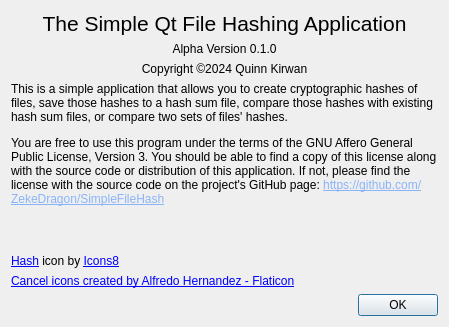
<?xml version="1.0" encoding="UTF-8"?>
<ui version="4.0">
 <class>AboutDialog</class>
 <widget class="QDialog" name="AboutDialog">
  <property name="geometry">
   <rect>
    <x>0</x>
    <y>0</y>
    <width>449</width>
    <height>327</height>
   </rect>
  </property>
  <property name="windowTitle">
   <string>About SimpleFileHash</string>
  </property>
  <layout class="QVBoxLayout" name="verticalLayout">
   <item>
    <widget class="QLabel" name="titleLabel">
     <property name="font">
      <font>
       <pointsize>16</pointsize>
      </font>
     </property>
     <property name="text">
      <string>The Simple Qt File Hashing Application</string>
     </property>
     <property name="alignment">
      <set>Qt::AlignCenter</set>
     </property>
    </widget>
   </item>
   <item>
    <widget class="QLabel" name="versionLabel">
     <property name="text">
      <string>Alpha Version 0.1.0</string>
     </property>
     <property name="alignment">
      <set>Qt::AlignCenter</set>
     </property>
    </widget>
   </item>
   <item>
    <widget class="QLabel" name="authorLabel">
     <property name="toolTip">
      <string>AKA &quot;ZekeDragon&quot; or Ezekiel Oruven</string>
     </property>
     <property name="text">
      <string>Copyright ©2024 Quinn Kirwan</string>
     </property>
     <property name="alignment">
      <set>Qt::AlignCenter</set>
     </property>
    </widget>
   </item>
   <item>
    <widget class="QLabel" name="aboutLabel">
     <property name="sizePolicy">
      <sizepolicy hsizetype="Preferred" vsizetype="Expanding">
       <horstretch>0</horstretch>
       <verstretch>0</verstretch>
      </sizepolicy>
     </property>
     <property name="text">
      <string>&lt;html&gt;&lt;head/&gt;&lt;body&gt;&lt;p&gt;This is a simple application that allows you to create cryptographic hashes of files, save those hashes to a hash sum file, compare those hashes with existing hash sum files, or compare two sets of files' hashes.&lt;/p&gt;&lt;p&gt;You are free to use this program under the terms of the GNU Affero General Public License, Version 3. You should be able to find a copy of this license along with the source code or distribution of this application. If not, please find the license with the source code on the project's GitHub page: &lt;a href=&quot;https://github.com/ZekeDragon/SimpleFileHash&quot;&gt;&lt;span style=&quot; text-decoration: underline; color:#8ab4f8;&quot;&gt;https://github.com/ZekeDragon/SimpleFileHash&lt;/span&gt;&lt;/a&gt;&lt;/p&gt;&lt;/body&gt;&lt;/html&gt;</string>
     </property>
     <property name="alignment">
      <set>Qt::AlignLeading|Qt::AlignLeft|Qt::AlignTop</set>
     </property>
     <property name="wordWrap">
      <bool>true</bool>
     </property>
    </widget>
   </item>
   <item>
    <widget class="QLabel" name="creditLabel1">
     <property name="text">
      <string>&lt;html&gt;&lt;head/&gt;&lt;body&gt;&lt;p&gt;&lt;a href=&quot;https://icons8.com/icon/13598/hash&quot;&gt;Hash&lt;/a&gt; icon by &lt;a href=&quot;https://icons8.com&quot;&gt;Icons8&lt;/a&gt;&lt;/p&gt;&lt;/body&gt;&lt;/html&gt;</string>
     </property>
    </widget>
   </item>
   <item>
    <widget class="QLabel" name="creditLabel2">
     <property name="text">
      <string>&lt;html&gt;&lt;head/&gt;&lt;body&gt;&lt;p&gt;&lt;a href=&quot;https://www.flaticon.com/free-icons/cancel&quot; title=&quot;cancel icons&quot;&gt;Cancel icons created by Alfredo Hernandez - Flaticon&lt;/a&gt;&lt;/p&gt;&lt;/body&gt;&lt;/html&gt;</string>
     </property>
    </widget>
   </item>
   <item>
    <widget class="QDialogButtonBox" name="buttonBox">
     <property name="toolTip">
      <string>Click here to close this window.</string>
     </property>
     <property name="orientation">
      <enum>Qt::Horizontal</enum>
     </property>
     <property name="standardButtons">
      <set>QDialogButtonBox::Ok</set>
     </property>
    </widget>
   </item>
  </layout>
 </widget>
 <resources/>
 <connections>
  <connection>
   <sender>buttonBox</sender>
   <signal>accepted()</signal>
   <receiver>AboutDialog</receiver>
   <slot>accept()</slot>
   <hints>
    <hint type="sourcelabel">
     <x>227</x>
     <y>281</y>
    </hint>
    <hint type="destinationlabel">
     <x>157</x>
     <y>274</y>
    </hint>
   </hints>
  </connection>
  <connection>
   <sender>buttonBox</sender>
   <signal>rejected()</signal>
   <receiver>AboutDialog</receiver>
   <slot>reject()</slot>
   <hints>
    <hint type="sourcelabel">
     <x>295</x>
     <y>287</y>
    </hint>
    <hint type="destinationlabel">
     <x>286</x>
     <y>274</y>
    </hint>
   </hints>
  </connection>
 </connections>
</ui>
